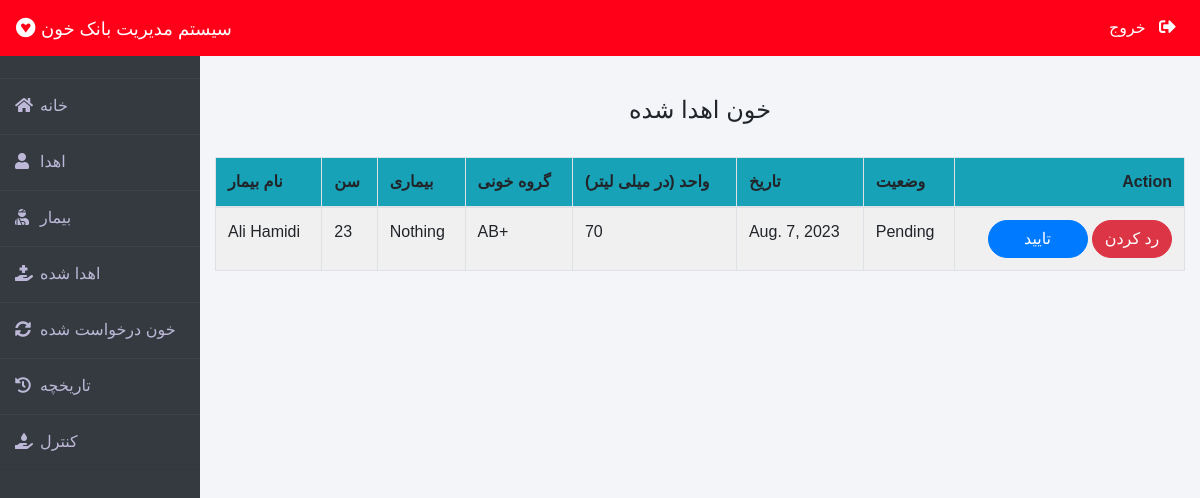
The page /admin-request (signed in) on the database its author committed.
### blood/models.py (models this page shows, shortened)
class BloodRequest(models.Model):
    request_by_patient=models.ForeignKey(pmodels.Patient,null=True,on_delete=models.CASCADE)
    request_by_donor=models.ForeignKey(dmodels.Donor,null=True,on_delete=models.CASCADE)
    patient_name=models.CharField(max_length=30)
    patient_age=models.PositiveIntegerField()
    reason=models.CharField(max_length=500)
    bloodgroup=models.CharField(max_length=10)
    unit=models.PositiveIntegerField(default=0)
    status=models.CharField(max_length=20,default="Pending")
    date=models.DateField(auto_now=True)

### blood/views.py (the view)
# urls.py: path('admin-request', views.admin_request_view,name='admin-request'),
@login_required(login_url='adminlogin')
def admin_request_view(request):
    requests=models.BloodRequest.objects.all().filter(status='Pending')
    return render(request,'blood/admin_request.html',{'requests':requests})

### templates/blood/admin_request.html (shortened to what this page needs)
{% extends 'blood/adminbase.html' %}
{% block content %}
{% load widget_tweaks %}
{%load static%}
<br><br>
<div class="container">
    {% if requests %}
    <H4 class="text-center">خون اهدا شده</H4><br>
    <table class="table table-light table-hover table-bordered table-striped">
        <thead class="bg-info">
            <tr>
                <th scope="col">نام بیمار</th>
                <th scope="col">سن</th>
                <th scope="col">بیماری</th>
                <th scope="col">گروه خونی</th>
                <th scope="col">واحد (در میلی لیتر)</th>
                <th scope="col">تاریخ</th>
                <th scope="col">وضعیت</th>
                <th class="text-right">Action</th>
            </tr>
        </thead>
        <tbody>
            {% for t in requests %}
            <tr>
                <td> {{t.patient_name}}</td>
                <td>{{t.patient_age}}</td>
                <td>{{t.reason}}</td>
                <td>{{t.bloodgroup}}</td>
                <td>{{t.unit}}</td>
                <td>{{t.date}}</td>
                <td>{{t.status}}</td>
                <td class="text-right">
                    <button class="btn btn-primary badge-pill" style="width: 100px;"><a  style="text-decoration: none;color: white;" href="{% url 'update-approve-status' t.id  %}">تایید</a> </button>
                    <button class="btn btn-danger badge-pill" style="width: 80px;"><a  style="text-decoration: none;color: white;" href="{% url 'update-reject-status' t.id  %}">رد کردن</a> </button>
                </td>
            </tr>
            {% endfor %}
        </tbody>
    </table>
{% else %}
<h5>بدون درخواست خون توسط بیمار / اهدا کننده</h5>
{% endif %}
</div>
{% endblock content %}

### templates/blood/adminbase.html (style rules this page uses)
* { margin: 0; padding: 0; box-sizing: border-box; list-style: none; text-decoration: none; font-family: 'Josefin Sans', sans-serif; }
body { background-color: #f3f5f9; }

### rows shown on the page
BloodRequest: patient_name "Ali Hamidi", patient_age "23", reason "Nothing", bloodgroup "AB+", unit "70", date "Aug. 7, 2023", status "Pending"
